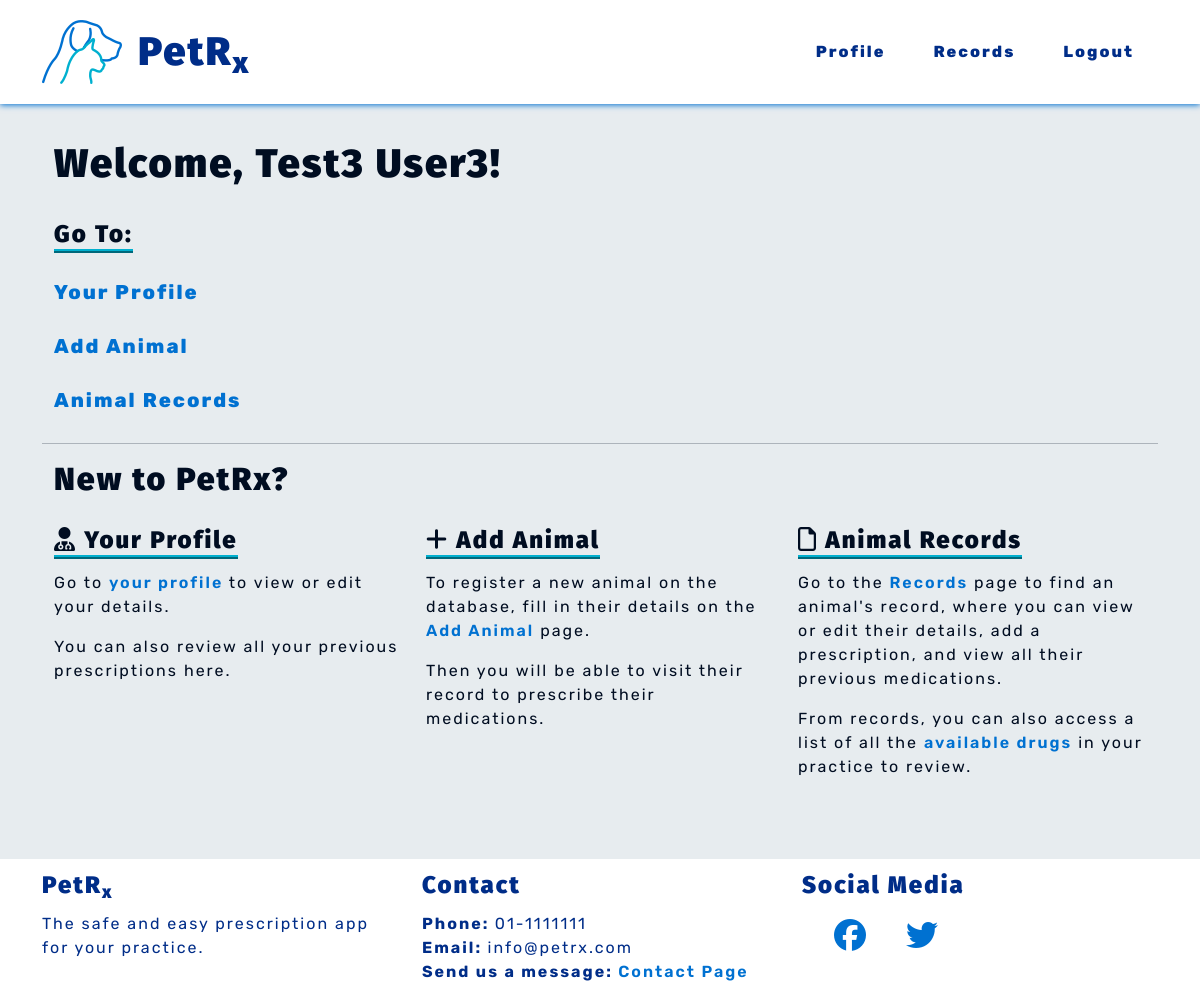
Before: / (signed in) with the older database file.
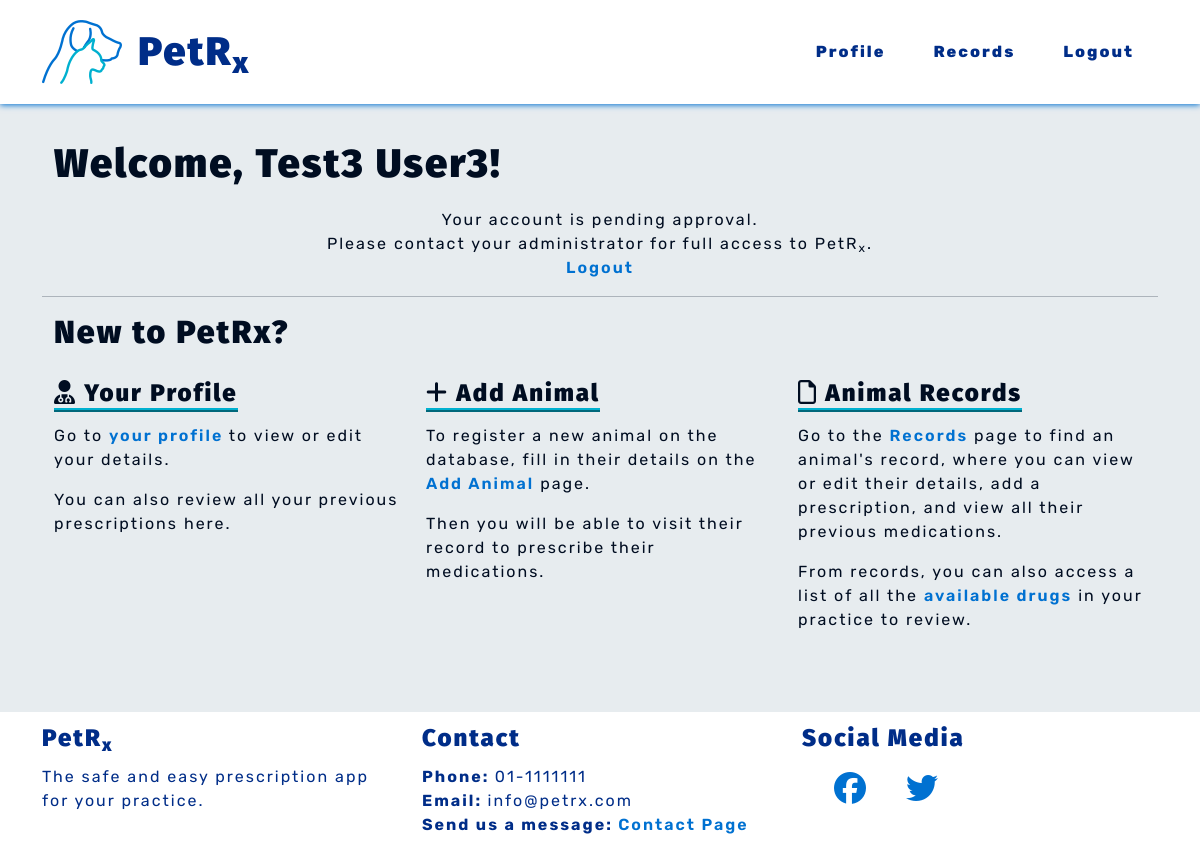
After: the same page with the newer database file.
### vetprofiles/views.py (the view)
# urls.py: path('', views.index, name='index'),
def index(request):
    return render(request, 'index.html')

### templates/index.html (shortened to what this page needs)
{% extends 'base.html' %}
{% block content %}
{% load static %}
{% if user.is_authenticated %}
<section class="container-md">
    <div class="align-middle">
        <h1>Welcome, {{ user.first_name }} {{ user.last_name }}!</h1>
        {% if user.is_active %}
        <h4 class="subheadings">Go To:</h4>
        <ul>
            <li class="list-space">
                <a class="pet-links bg-links" href="{% url 'vetprofiles:profile' %}"
                    aria-label="Go to your profile">Your Profile</a>
            </li>
            <li class="list-space">
                <a class="pet-links bg-links" href="{% url 'records:add_animal' %}" aria-label="Go to new animal">Add
                    Animal</a>
            </li>
            <li class="list-space">
                <a class="pet-links bg-links" href="{% url 'records:records' %}"
                    aria-label="Go to animal records">Animal Records</a>
            </li>
        </ul>
        {% elif not user.is_active %}
        <p class="text-center">Your account is pending approval.
        <br>Please contact your administrator for full access to PetR<sub>x</sub>.
        <br><a class="pet-links" href="{% url 'vetprofiles:logout' %}">Logout</a>
        </p>
        {% endif %}
    </div>
</section>
<hr>
<section class="container-md">
    <div class="row">
        <h2>New to PetRx?</h2>
        <div class="col-lg-4">
            <h4 class="subheadings"><i class="fa fa-user-doctor"></i> Your Profile</h4>
            <p>Go to <a class="pet-links" href="{% url 'vetprofiles:profile' %}">your profile</a> to view or edit your
                details.</p>
            <p>You can also review all your previous prescriptions here.</p>
        </div>
        <div class="col-lg-4">
            <h4 class="subheadings"><i class="fa fa-plus"></i> Add Animal</h4>
            <p>To register a new animal on the database, fill in their details on the <a class="pet-links"
                    href="{% url 'records:add_animal' %}">Add Animal</a> page.</p>
            <p>Then you will be able to visit their record to prescribe their medications.</p>
        </div>
        <div class="col-lg-4">
            <h4 class="subheadings"><i class="fa-regular fa-file"></i> Animal Records</h4>
            <p>Go to the <a class="pet-links" href="{% url 'records:records' %}">Records</a> page to find an animal's
                record, where you can view or edit their details, add a prescription, and view all their previous
                medications.</p>
            <p>From records, you can also access a list of all the <a class="pet-links"
                    href="{% url 'prescriptions:drugs' %}">available drugs</a> in your practice to review.</p>
        </div>
    </div>
</section>
{% endif %}
{% endblock %}

Changed rows visible on the page:
changed Vet "Test3": is_active True → False (drawn)
Other visible differences:
text no longer shown: "Go To: Your Profile Add Animal Animal Records"
text now shown: "Your account is pending approval. Please contact your administrator for full access to PetR x . Logout"
